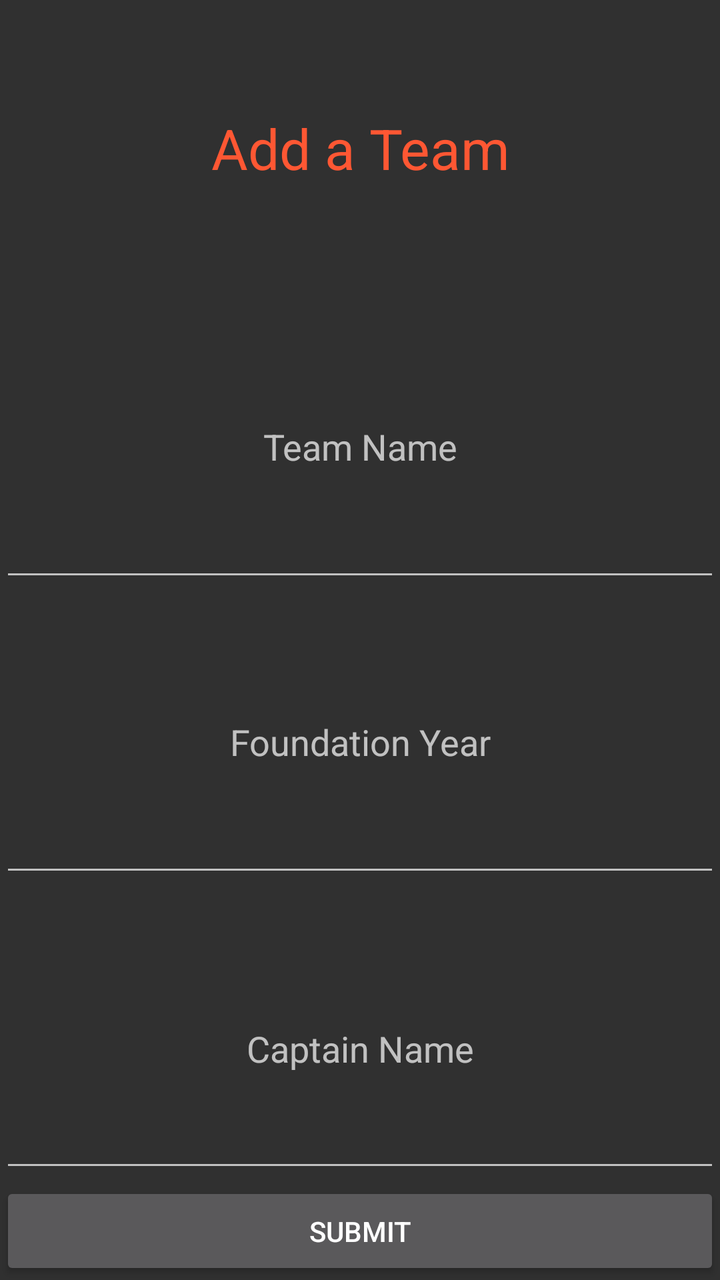
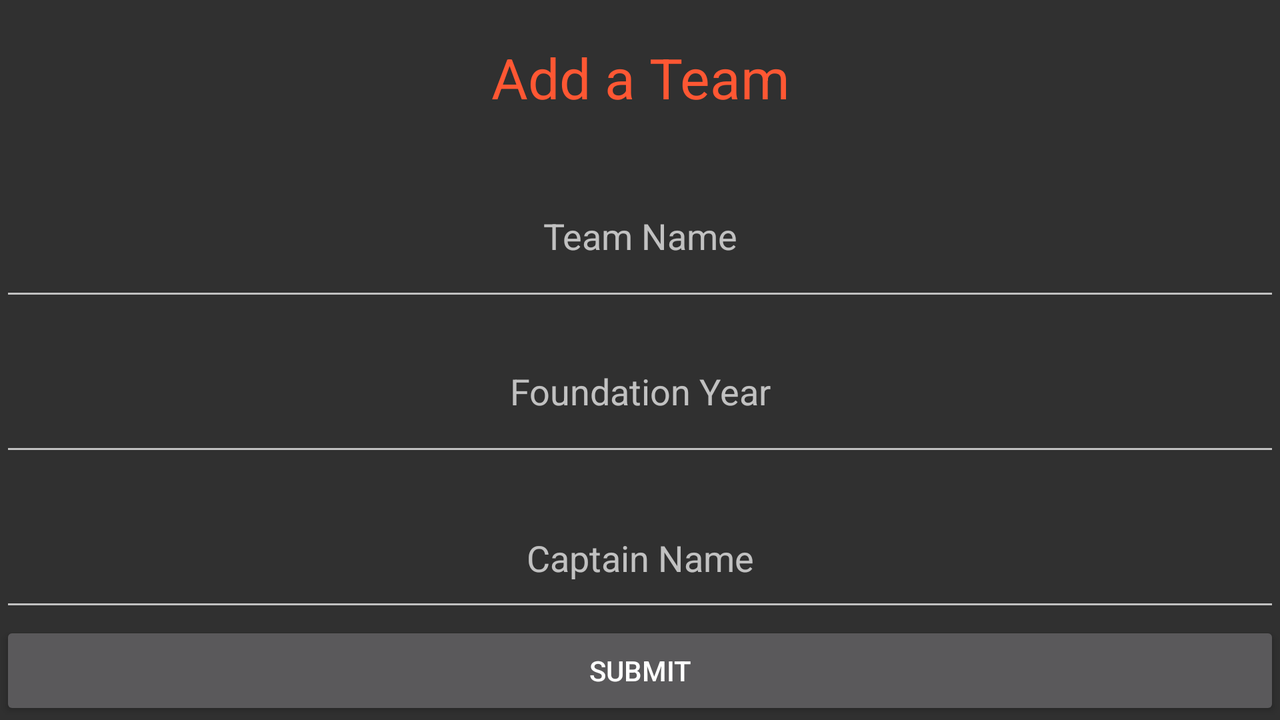

One screen, two layout resources from the same app: the default and the repository's alternative for another configuration. Each is rendered where Android would select it; the XML of both is given below.
<!-- AndroidManifest.xml: application theme TournamentorTheme -->
<!-- res/layout/dialog_add_participating_teams.xml -->
<?xml version="1.0" encoding="utf-8"?>
<LinearLayout xmlns:android="http://schemas.android.com/apk/res/android"
    xmlns:app="http://schemas.android.com/apk/res-auto"
    android:orientation="vertical"
    android:layout_width="match_parent" android:layout_height="match_parent">

    <TextView
        android:layout_weight="1"
        android:id="@+id/add_team_dialog_header"
        android:layout_width="match_parent"
        android:layout_height="match_parent"
        android:text="Add a Team"
        android:textSize="28dp"
        android:gravity="center"
        android:textAppearance="@style/TextAppearance.AppCompat.Large"
        android:textColor="#FF5733" />

    <EditText
        android:layout_weight="1"
        android:id="@+id/input_team_name"
        android:layout_width="match_parent"
        android:layout_height="match_parent"
        android:ems="10"
        android:gravity="center"
        android:hint="Team Name"
        android:inputType="textPersonName" />

    <EditText
        android:layout_weight="1"
        android:id="@+id/input_foundation_year"
        android:layout_width="match_parent"
        android:layout_height="match_parent"
        android:ems="10"
        android:gravity="center"
        android:hint="Foundation Year"
        android:inputType="date" />

    <EditText
        android:layout_weight="1"
        android:gravity="center"
        android:id="@+id/input_captain_name"
        android:layout_width="match_parent"
        android:layout_height="match_parent"
        android:layout_marginTop="11dp"
        android:ems="10"
        android:hint="Captain Name"
        android:inputType="textPersonName" />

    <Button
        android:layout_weight="1.2"
        android:id="@+id/add_team_submit"
        android:layout_width="match_parent"
        android:layout_height="match_parent"
        android:text="submit"
        android:gravity="center"
        android:layout_below="@+id/input_captain_name"
        android:layout_centerHorizontal="true" />

</LinearLayout>
<!-- resources referenced by this layout -->
<resources>
  <style name="TournamentorTheme" parent="Theme.AppCompat.NoActionBar">
          <item name="colorAccent">@android:color/holo_orange_dark</item>
      </style>
</resources>
<!-- res/layout-land/dialog_add_participating_teams.xml (the repository's variant of the layout above) -->
<!-- drawn on the phone turned sideways -->
<?xml version="1.0" encoding="utf-8"?>
<LinearLayout xmlns:android="http://schemas.android.com/apk/res/android"
    xmlns:app="http://schemas.android.com/apk/res-auto"
    android:orientation="vertical"
    android:layout_weight="1"
    android:layout_width="match_parent" android:layout_height="match_parent">

    <LinearLayout
        android:layout_width="match_parent"
        android:layout_height="match_parent"
        android:layout_weight="1"
        android:orientation="horizontal">

        <TextView
            android:id="@+id/add_team_dialog_header"
            android:layout_width="match_parent"
            android:layout_height="match_parent"
            android:layout_weight="1"
            android:gravity="center"
            android:text="Add a Team"
            android:textAppearance="@style/TextAppearance.AppCompat.Large"
            android:textColor="#FF5733"
            android:textSize="28dp" />
    </LinearLayout>

    <LinearLayout
        android:layout_width="match_parent"
        android:layout_height="match_parent"
        android:layout_weight="1"
        android:orientation="horizontal">

        <EditText
            android:id="@+id/input_team_name"
            android:layout_width="match_parent"
            android:layout_height="match_parent"
            android:layout_weight="1"
            android:ems="10"
            android:gravity="center"
            android:hint="Team Name"
            android:inputType="textPersonName" />
    </LinearLayout>

    <LinearLayout
        android:layout_width="match_parent"
        android:layout_height="match_parent"
        android:layout_weight="1"
        android:orientation="horizontal">

        <EditText
            android:id="@+id/input_foundation_year"
            android:layout_width="match_parent"
            android:layout_height="match_parent"
            android:layout_weight="1"
            android:ems="10"
            android:gravity="center"
            android:hint="Foundation Year"
            android:inputType="date" />
    </LinearLayout>

    <LinearLayout
        android:layout_width="match_parent"
        android:layout_height="match_parent"
        android:layout_weight="1"
        android:orientation="horizontal">

        <EditText
            android:id="@+id/input_captain_name"
            android:layout_width="match_parent"
            android:layout_height="match_parent"
            android:layout_marginTop="11dp"
            android:layout_weight="1"
            android:ems="10"
            android:gravity="center"
            android:hint="Captain Name"
            android:inputType="textPersonName" />
    </LinearLayout>

    <LinearLayout
        android:layout_width="match_parent"
        android:layout_height="match_parent"
        android:layout_weight="1.1"
        android:orientation="horizontal">

        <Button
            android:id="@+id/add_team_submit"
            android:layout_width="match_parent"
            android:layout_height="match_parent"
            android:layout_below="@+id/input_captain_name"
            android:layout_centerHorizontal="true"
            android:layout_weight="1"
            android:gravity="center"
            android:text="submit" />
    </LinearLayout>

</LinearLayout>
